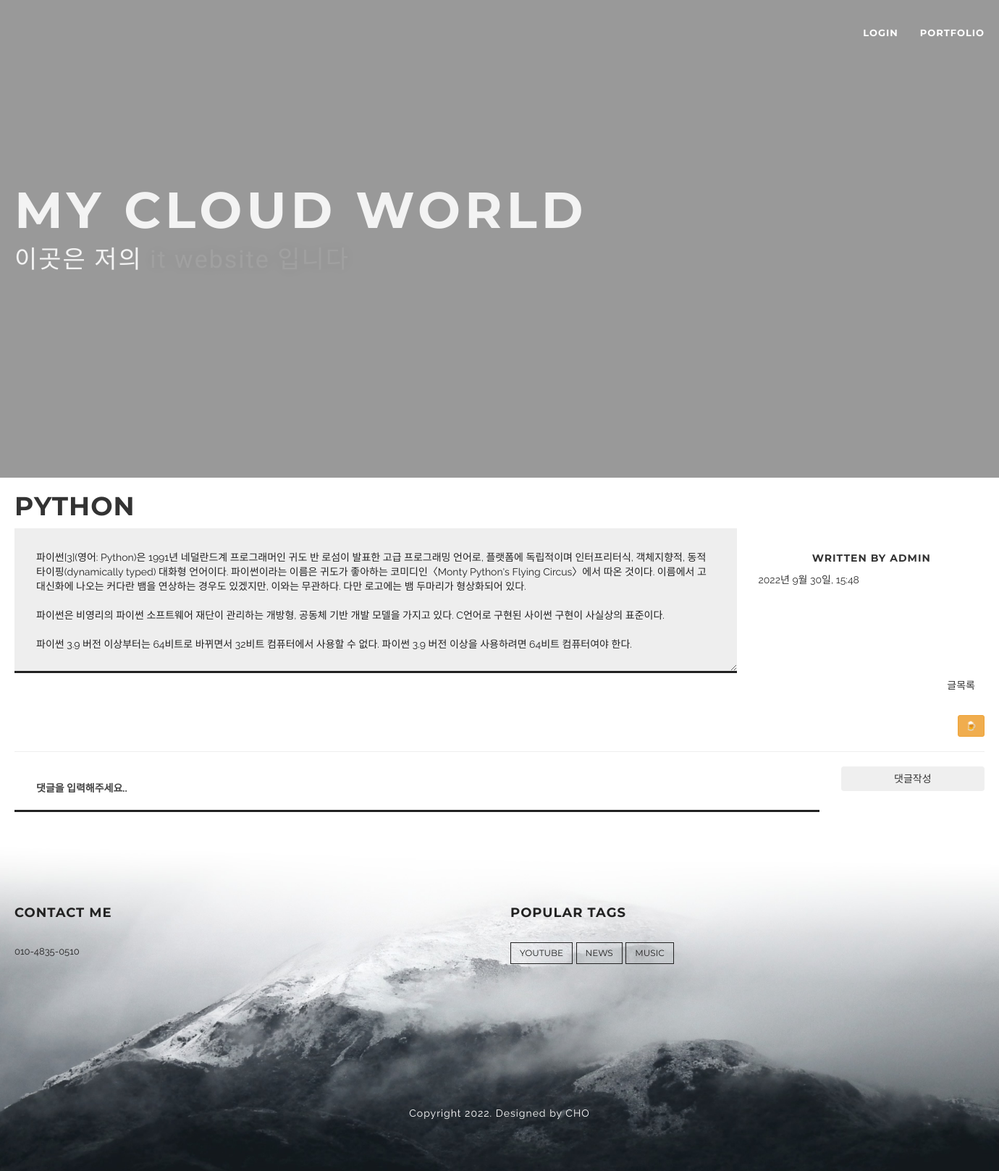
Page /board/detail/1 on the committed database.
### board/models.py (models this page shows, shortened)
class Board(models.Model):
    subject = models.CharField(max_length=100)
    writer = models.ForeignKey(User, null=True, default=0, on_delete=models.CASCADE)
    content = models.TextField()
    pubdate = models.DateTimeField()
    likey = models.ManyToManyField(User, blank=True, related_name="likey")

### acc/models.py (models this page shows)
class User(AbstractUser):
    comment = models.TextField()
    point = models.IntegerField(default=0)

### board/views.py (the view)
# urls.py: path('detail/<bpk>', views.detail, name="detail"),
def detail(request, bpk):
    b = Board.objects.get(id=bpk)
    r = b.reply_set.all()
    context = {
        "b": b,
        "rset":r
    }
    return render(request, "board/detail.html", context)

### templates/board/detail.html (shortened to what this page needs)
{% extends 'base.html' %}
{% block con %}
<div class="container">
    <h1><b>{{ b.subject }}</b></h1>
    <div class="row mt-5">
        <div class="col-sm-9">
            <textarea class="form-control" style="height:200px" disabled>{{ b.content }}</textarea>
        </div>
        <div class="col-sm-3">
            <div class="text-center mt-3">
                <h5>written by <b>{{ b.writer }}</b></h5>
            </div>
            <div class="text-end mt-2">
                {{ b.pubdate|date:'Y년 n월 j일, H:i' }}
            </div>
        </div>
    </div>
    <div class="text-right mt-4">
        <a href="{% url 'board:index' %}" class="btn btn-dark">글목록</a>
    </div><br>
    <div class="mt-3 mb-4 text-right">
        <button type="button" class="btn btn-warning btn-sm" data-bs-toggle="modal" data-bs-target="#star">
            🍺
        </button>
    </div>
    <hr color="background-color:black">
    <form method="post" action="{% url 'board:creply' b.id %}">
        <div class="row mt-3 mb-5">
            <div class="col-sm-10">
                <input type="text" name="com" class="form-control" placeholder="댓글을 입력해주세요..">
            </div>
            <div class="col-sm-2">
                <button class="btn btn-dark" style="width: 100%;">댓글작성</button>
            </div>
        </div>
    </form>
</div>
{% endblock %}

### static/assets/css/style.css (style rules this page uses)
body { overflow-x: hidden; font-family: 'Raleway', "Helvetica Neue", Helvetica, Arial, sans-serif; background-color: #fff; font-weight: 400; line-height: 1.75; color: #333 }
a, a:hover, a:focus, a:active, a.active { outline: 0; text-decoration: none }
a { color: #333 }
h1, h2, h3, h4, h5, h6 { font-family: 'Montserrat', "Helvetica Neue", Helvetica, Arial, sans-serif; text-transform: uppercase; font-weight: 700; letter-spacing: 1px }
body { webkit-tap-highlight-color: #333 }
@media (min-width: 1200px) { .container { width: 1370px; } }
.btn { font-family: 'Montserrat', "Helvetica Neue", Helvetica, Arial, sans-serif; }
.form-control { display: block; width: 100%; height: 40px; padding: 30px 30px; font-size: 14px; line-height: 1.42857143; color: #222; background-color: transparent; background-image: none; border: none; border-bottom: 3px solid #222; border-radius: 0; -webkit-box-shadow: none; box-shadow: none }

### static/assets/css/styles.css (style rules this page uses)
* { margin: 0px; padding: 0px; }
a { text-decoration: none; }

### rows in the picture
Board: subject "PYTHON", content "파이썬[3](영어: Python)은 1991년 네덜란드계 프로그래머인 귀도 반 로섬이 발표한 고급 프로그래밍 언어로, 플랫폼에 독립적이며 인터프리터식, 객체지향적, 동적 타이핑(dynamically typed) 대화형 언어이다. 파이썬이라는 이름은 귀도가 좋아하는 코미디인〈Monty Python's Flying Circus〉에서 따온 것이다. 이름에서 고대신화에 나오는 커다란 뱀을 연상하는 경우도 있겠지만, 이와는 무관하다. 다만 로고에는 뱀 두마리가 형상화되어 있다. 파이썬은 비영리의 파이썬 소프트웨어 재단이 관리하는 개방형, 공동체 기반 개발 모델을 가지고 있다. C언어로 구현된 사이썬 구현이 사실상의 표준이다. 파이썬 3.9 버전 이상부터는 64비트로 바뀌면서 32비트 컴퓨터에서 사용할 수 없다. 파이썬 3.9 버전 이상을 사용하려면 64비트 컴퓨터여야 한다.", writer "ADMIN", pubdate "2022년 9월 30일, 15:48"
